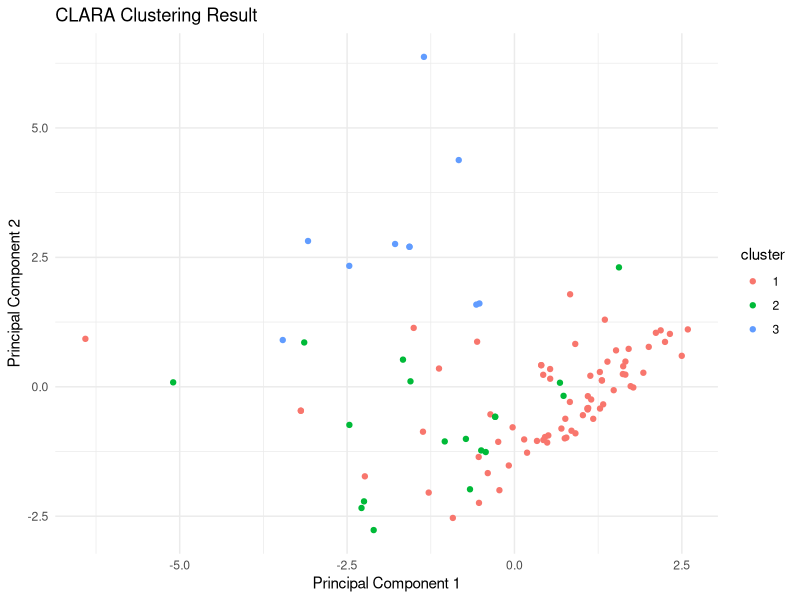

Reproduce this figure in R.
library(cluster)
library(ggplot2)
data <- read.table(text = "
Age Gender Total_Bilirubin Direct_Bilirubin Alkaline_Phosphotase Alamine_Aminotransferase Aspartate_Aminotransferase Total_Protiens Albumin Albumin_and_Globulin_Ratio Dataset
65 Female 0.7 0.1 187 16 18 6.8 3.3 0.9 1
62 Male 10.9 5.5 699 64 100 7.5 3.2 0.74 1
62 Male 7.3 4.1 490 60 68 7 3.3 0.89 1
58 Male 1 0.4 182 14 20 6.8 3.4 1 1
72 Male 3.9 2 195 27 59 7.3 2.4 0.4 1
46 Male 1.8 0.7 208 19 14 7.6 4.4 1.3 1
26 Female 0.9 0.2 154 16 12 7 3.5 1 1
29 Female 0.9 0.3 202 14 11 6.7 3.6 1.1 1
17 Male 0.9 0.3 202 22 19 7.4 4.1 1.2 2
55 Male 0.7 0.2 290 53 58 6.8 3.4 1 1
57 Male 0.6 0.1 210 51 59 5.9 2.7 0.8 1
72 Male 2.7 1.3 260 31 56 7.4 3 0.6 1
64 Male 0.9 0.3 310 61 58 7 3.4 0.9 2
74 Female 1.1 0.4 214 22 30 8.1 4.1 1 1
61 Male 0.7 0.2 145 53 41 5.8 2.7 0.87 1
25 Male 0.6 0.1 183 91 53 5.5 2.3 0.7 2
38 Male 1.8 0.8 342 168 441 7.6 4.4 1.3 1
33 Male 1.6 0.5 165 15 23 7.3 3.5 0.92 2
40 Female 0.9 0.3 293 232 245 6.8 3.1 0.8 1
40 Female 0.9 0.3 293 232 245 6.8 3.1 0.8 1
51 Male 2.2 1 610 17 28 7.3 2.6 0.55 1
51 Male 2.9 1.3 482 22 34 7 2.4 0.5 1
62 Male 6.8 3 542 116 66 6.4 3.1 0.9 1
40 Male 1.9 1 231 16 55 4.3 1.6 0.6 1
63 Male 0.9 0.2 194 52 45 6 3.9 1.85 2
34 Male 4.1 2 289 875 731 5 2.7 1.1 1
34 Male 4.1 2 289 875 731 5 2.7 1.1 1
34 Male 6.2 3 240 1680 850 7.2 4 1.2 1
20 Male 1.1 0.5 128 20 30 3.9 1.9 0.95 2
84 Female 0.7 0.2 188 13 21 6 3.2 1.1 2
57 Male 4 1.9 190 45 111 5.2 1.5 0.4 1
52 Male 0.9 0.2 156 35 44 4.9 2.9 1.4 1
57 Male 1 0.3 187 19 23 5.2 2.9 1.2 2
38 Female 2.6 1.2 410 59 57 5.6 3 0.8 2
38 Female 2.6 1.2 410 59 57 5.6 3 0.8 2
30 Male 1.3 0.4 482 102 80 6.9 3.3 0.9 1
17 Female 0.7 0.2 145 18 36 7.2 3.9 1.18 2
46 Female 14.2 7.8 374 38 77 4.3 2 0.8 1
48 Male 1.4 0.6 263 38 66 5.8 2.2 0.61 1
47 Male 2.7 1.3 275 123 73 6.2 3.3 1.1 1
45 Male 2.4 1.1 168 33 50 5.1 2.6 1 1
62 Male 0.6 0.1 160 42 110 4.9 2.6 1.1 2
42 Male 6.8 3.2 630 25 47 6.1 2.3 0.6 2
50 Male 2.6 1.2 415 407 576 6.4 3.2 1 1
85 Female 1 0.3 208 17 15 7 3.6 1 2
35 Male 1.8 0.6 275 48 178 6.5 3.2 0.9 2
21 Male 3.9 1.8 150 36 27 6.8 3.9 1.34 1
40 Male 1.1 0.3 230 1630 960 4.9 2.8 1.3 1
32 Female 0.6 0.1 176 39 28 6 3 1 1
55 Male 18.4 8.8 206 64 178 6.2 1.8 0.4 1
45 Female 0.7 0.2 170 21 14 5.7 2.5 0.7 1
34 Female 0.6 0.1 161 15 19 6.6 3.4 1 1
38 Male 3.1 1.6 253 80 406 6.8 3.9 1.3 1
38 Male 1.1 0.3 198 86 150 6.3 3.5 1.2 1
42 Male 8.9 4.5 272 31 61 5.8 2 0.5 1
42 Male 8.9 4.5 272 31 61 5.8 2 0.5 1
33 Male 0.8 0.2 198 26 23 8 4 1 2
48 Female 0.9 0.2 175 24 54 5.5 2.7 0.9 2
51 Male 0.8 0.2 367 42 18 5.2 2 0.6 1
64 Male 1.1 0.5 145 20 24 5.5 3.2 1.39 2
31 Female 0.8 0.2 158 21 16 6 3 1 1
58 Male 1 0.5 158 37 43 7.2 3.6 1 1
58 Male 1 0.5 158 37 43 7.2 3.6 1 1
57 Male 0.7 0.2 208 35 97 5.1 2.1 0.7 1
57 Male 1.3 0.4 259 40 86 6.5 2.5 0.6 1
57 Male 1.4 0.7 470 62 88 5.6 2.5 0.8 1
54 Male 2.2 1.2 195 55 95 6 3.7 1.6 1
37 Male 1.8 0.8 215 53 58 6.4 3.8 1.4 1
66 Male 0.7 0.2 239 27 26 6.3 3.7 1.4 1
60 Male 0.8 0.2 215 24 17 6.3 3 0.9 2
19 Female 0.7 0.2 186 166 397 5.5 3 1.2 1
75 Female 0.8 0.2 188 20 29 4.4 1.8 0.6 1
75 Female 0.8 0.2 205 27 24 4.4 2 0.8 1
52 Male 0.6 0.1 171 22 16 6.6 3.6 1.2 1
68 Male 0.7 0.1 145 20 22 5.8 2.9 1 1
29 Female 0.7 0.1 162 52 41 5.2 2.5 0.9 2
31 Male 0.9 0.2 518 189 17 5.3 2.3 0.7 1
68 Female 0.6 0.1 1620 95 127 4.6 2.1 0.8 1
70 Male 1.4 0.6 146 12 24 6.2 3.8 1.58 2
58 Female 2.8 1.3 670 48 79 4.7 1.6 0.5 1
58 Female 2.4 1.1 915 60 142 4.7 1.8 0.6 1
29 Male 1 0.3 75 25 26 5.1 2.9 1.3 1
49 Male 0.7 0.1 148 14 12 5.4 2.8 1 2
33 Male 2 1 258 194 152 5.4 3 1.25 1
32 Male 0.6 0.1 237 45 31 7.5 4.3 1.34 1
14 Male 1.4 0.5 269 58 45 6.7 3.9 1.4 1
13 Male 0.6 0.1 320 28 56 7.2 3.6 1 2
58 Male 0.8 0.2 298 33 59 6.2 3.1 1 1
18 Male 0.6 0.2 538 33 34 7.5 3.2 0.7 1
60 Male 4 1.9 238 119 350 7.1 3.3 0.8 1
60 Male 5.7 2.8 214 412 850 7.3 3.2 0.78 1
60 Male 6.8 3.2 308 404 794 6.8 3 0.7 1
60 Male 8.6 4 298 412 850 7.4 3 0.6 1
60 Male 5.8 2.7 204 220 400 7 3 0.7 1
60 Male 5.2 2.4 168 126 202 6.8 2.9 0.7 1
75 Male 0.9 0.2 282 25 23 4.4 2.2 1 1
39 Male 3.8 1.5 298 102 630 7.1 3.3 0.8 1
39 Male 6.6 3 215 190 950 4 1.7 0.7 1
18 Male 0.6 0.1 265 97 161 5.9 3.1 1.1 1
", header = TRUE)
data <- data[, -ncol(data)]
clara_result <- clara(data, k = 3, samples = 10)
print("Cluster Medoids:")
print(clara_result$medoids)
numeric_data <- data[, sapply(data, is.numeric)]
pca <- prcomp(numeric_data, scale. = TRUE)
if (is.null(pca)) {
  print("Error: PCA failed. Check your data for non-numeric values.")
} else {
  data_pca <- as.data.frame(pca$x[, 1:2])
  colnames(data_pca) <- c("PC1", "PC2")
  data_pca$cluster <- as.factor(clara_result$clustering)
  ggplot(data_pca, aes(x = PC1, y = PC2, color = cluster)) +
    geom_point() +
    ggtitle("CLARA Clustering Result") +
    labs(x = "Principal Component 1", y = "Principal Component 2") +
    theme_minimal()
}
